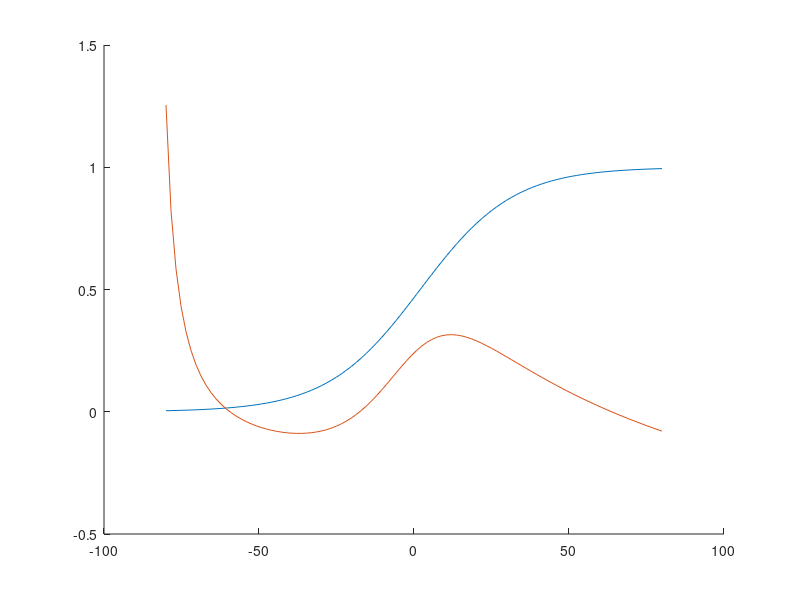

Recreate this plot in MATLAB.
function project
    v = linspace(-80, 80);

    % defining variables
    g_ca = 4.4;
    g_k = 8;
    g_l = 2;
    v_ca = 120;
    v_k = -84;
    v_l = -60;
    phi = 0.02;
    v1 = -1.2;
    v2 = 18;
    v3 = 2;
    v4 = 30;
    v5 = 2;
    v6 = 30;
    c = 20;

    
    
    hold on
        % w null-cline dw/dt = 0, w = f(v)
        w_null_cline = 0.5 * ( 1 + tanh((v-v3)/(v4)) );
        
        % v null cline, dv/dt = 0, w = f(v)
        m_infinity_v = 0.5 * ( 1 + tanh((v-v1)/(v2)) ); 
        denominator_v_null_cline = g_k * (v - v_k);
        numerator_v_null_cline = -g_ca * ( m_infinity_v.* (v-v_ca) ) - g_l * (v-v_l);
        
        v_null_cline = numerator_v_null_cline./denominator_v_null_cline;

        plot(v, w_null_cline)
        plot(v, v_null_cline)

      
        % finding point of intersection
        for cnt=1:numel(v)
            s1 = v_null_cline(cnt);
            s2 = w_null_cline(cnt);
            zz = abs(s1-s2);
            if zz <= 0.01
               fprintf("v_eq,w_eq %.3f, %.3f \n", v(cnt), s1)
            end
        end

    hold off
end
